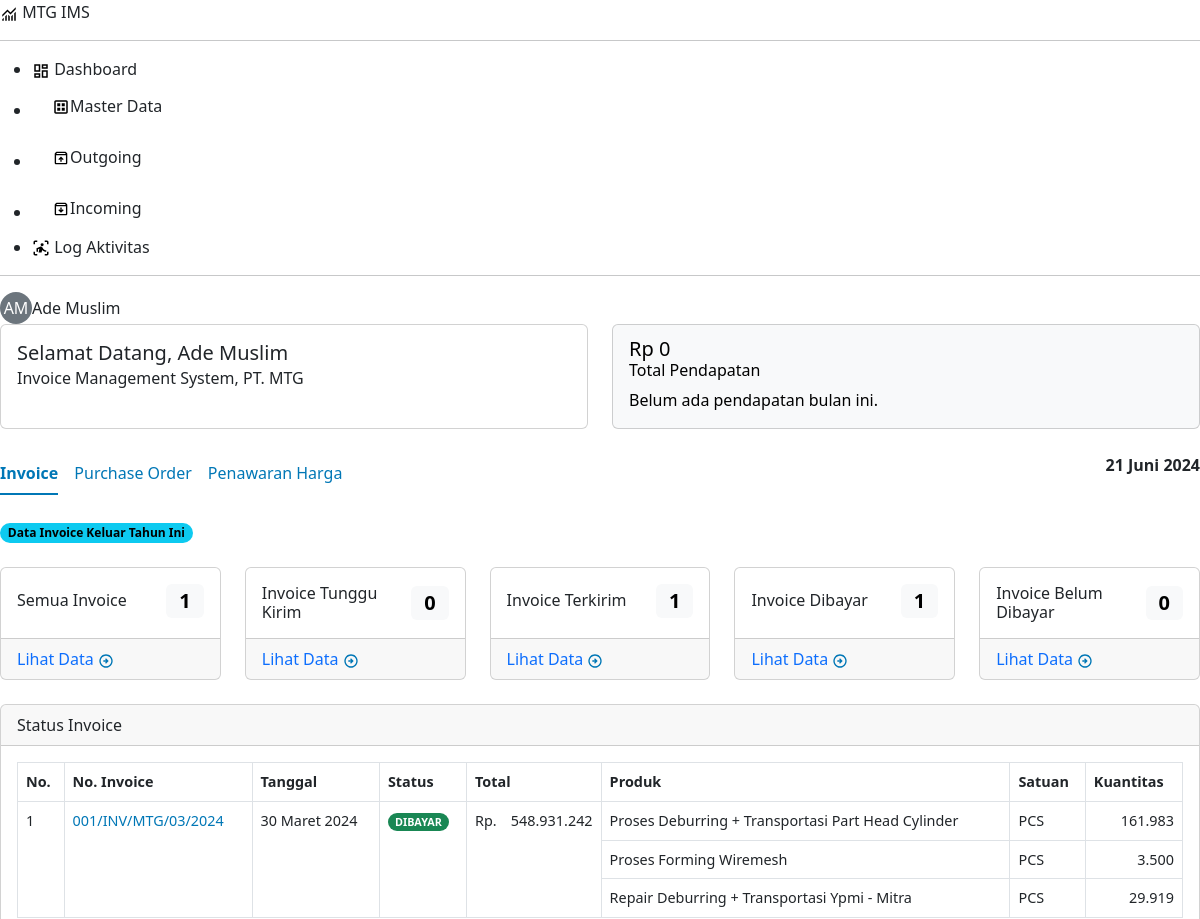
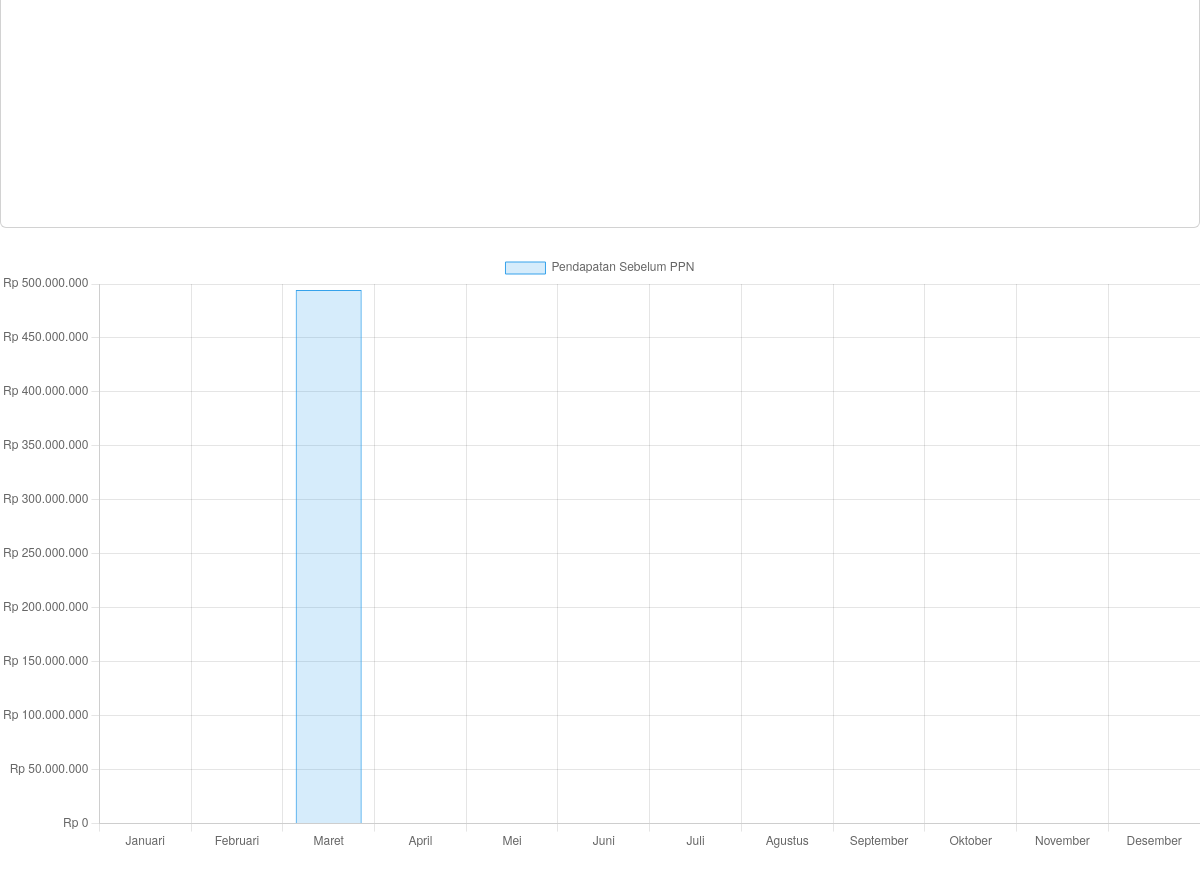
The page /pages/dashboard/index.php (signed in) on the database as committed earlier (2 pictures, top to bottom).
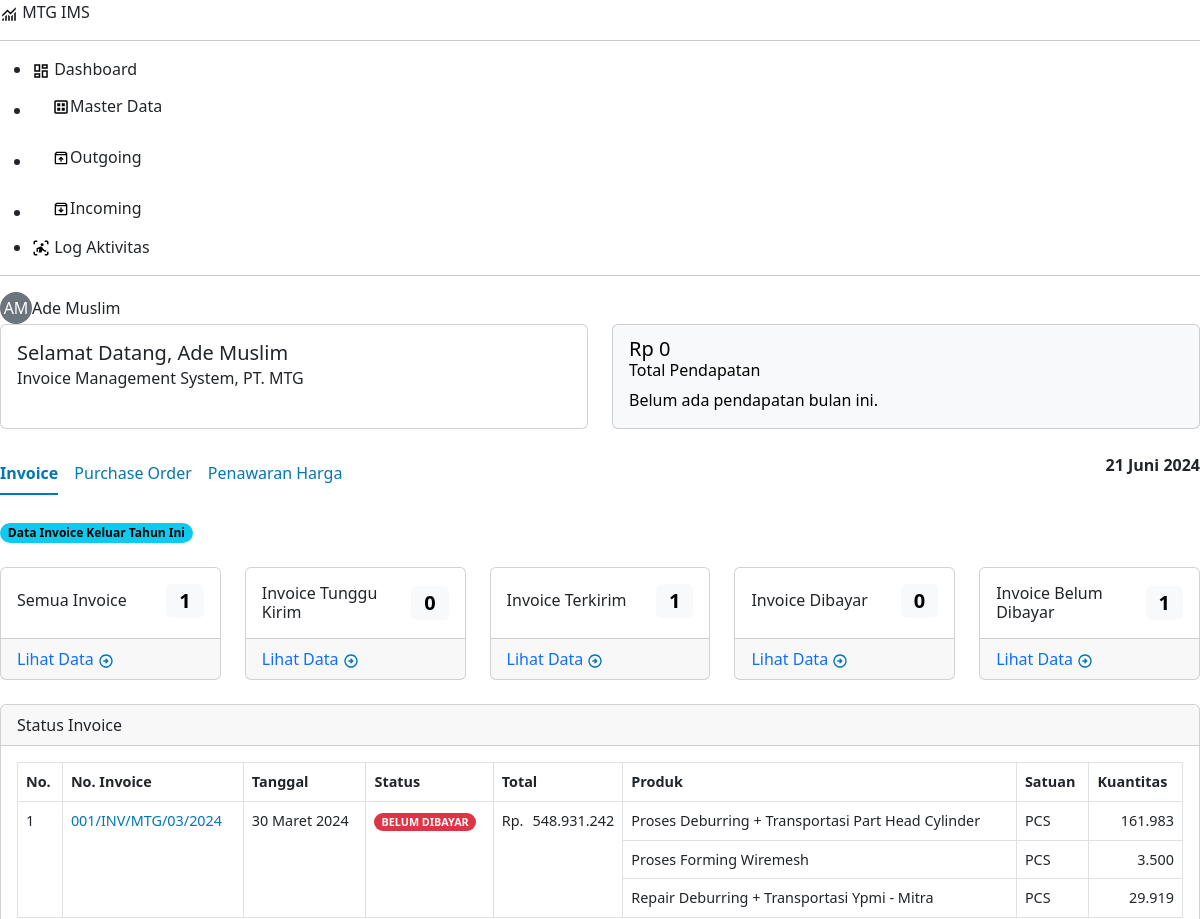
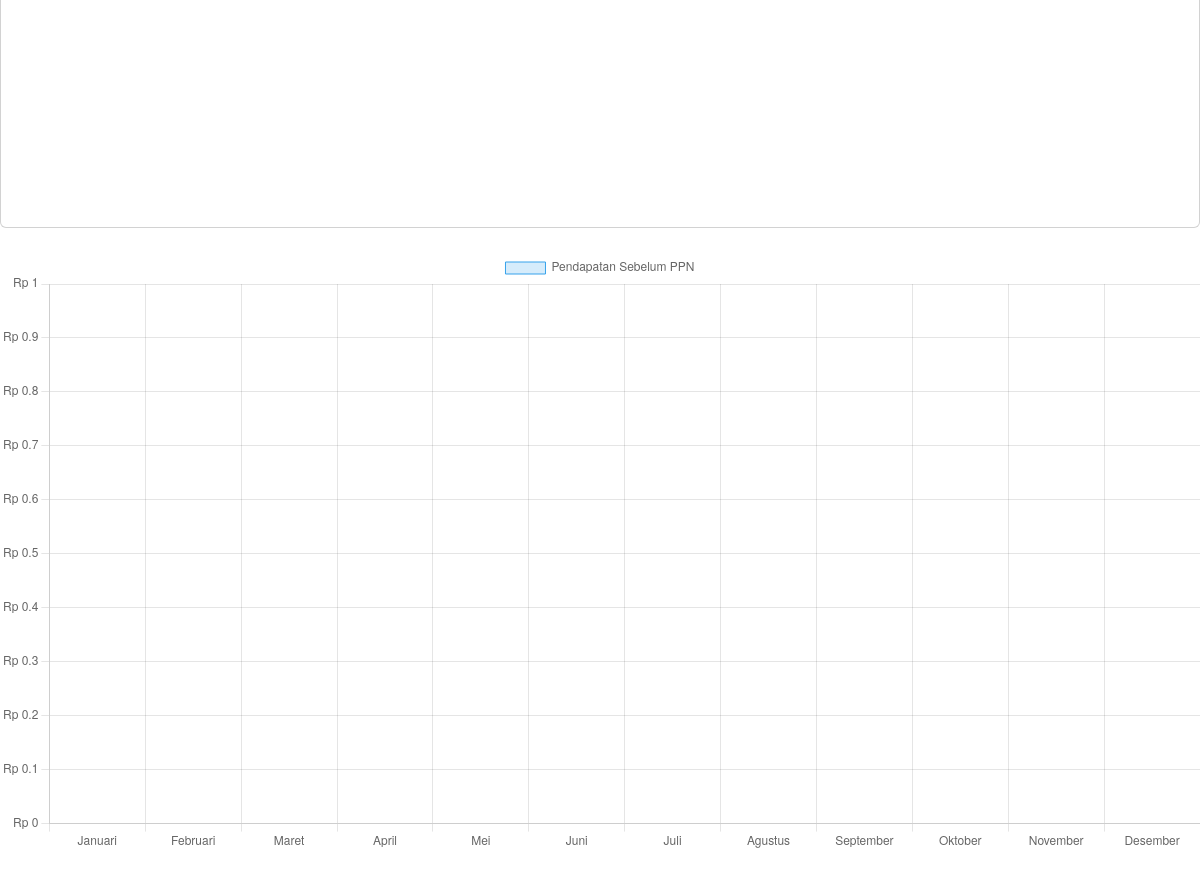
The same page on the database as committed later (2 pictures, top to bottom).
### tables this page shows
CREATE TABLE `detail_faktur` (
  `id_detail_faktur` varchar(36) NOT NULL,
  `id_faktur` varchar(36) NOT NULL,
  `no_pengiriman_barang` varchar(50) NOT NULL,
  `id_produk` varchar(36) NOT NULL,
  `jumlah` int NOT NULL,
  `harga_satuan` int NOT NULL,
  `id_pesanan` varchar(36) NOT NULL
);

CREATE TABLE `faktur` (
  `id_faktur` varchar(36) NOT NULL,
  `id_pengirim` varchar(36) NOT NULL,
  `no_faktur` varchar(50) NOT NULL,
  `tanggal` datetime NOT NULL,
  `total` int NOT NULL,
  `catatan` text,
  `id_penerima` varchar(36) NOT NULL,
  `diskon` int DEFAULT NULL,
  `id_ppn` varchar(36) DEFAULT NULL,
  `logo` varchar(100) DEFAULT NULL,
  `signature_info` longtext,
  `kategori` enum('keluar','masuk') NOT NULL,
  `status` enum('tunggu kirim','belum dibayar','dibayar') NOT NULL,
  `status_hapus` tinyint(1) NOT NULL DEFAULT '0'
);

CREATE TABLE `produk` (
  `id_produk` varchar(36) NOT NULL,
  `no_produk` varchar(50) NOT NULL,
  `nama_produk` varchar(100) NOT NULL,
  `satuan` varchar(25) NOT NULL,
  `harga` int UNSIGNED NOT NULL,
  `status` enum('draft','pending','ditolak','disetujui') NOT NULL DEFAULT 'draft',
  `keterangan` varchar(255) DEFAULT NULL,
  `status_hapus` tinyint(1) NOT NULL DEFAULT '0'
);

### pages/dashboard/invoiceInfo.php (called while the page is built)
<?php
$conditionsInv = "kategori = 'keluar' AND YEAR(tanggal) = ? AND status_hapus = 0";
$bind_paramsInv = array(
    array('type' => 'i', 'value' => $current_year)
);
$data_inv = selectData('faktur', $conditionsInv, "", "", $bind_paramsInv);
$total_inv_outgoing_curent_year = count($data_inv);
$conditionsInv = "kategori = 'keluar' AND YEAR(tanggal) = ? AND status = 'tunggu kirim' AND status_hapus = 0";
$bind_paramsInv = array(
    array('type' => 'i', 'value' => $current_year)
);
$data_inv = selectData('faktur', $conditionsInv, "", "", $bind_paramsInv);
$total_waiting_inv_outgoing_curent_year = count($data_inv);
$conditionsInv = "kategori = 'keluar' AND YEAR(tanggal) = ? AND status = 'dibayar'";
$bind_paramsInv = array(
    array('type' => 'i', 'value' => $current_year)
);
$data_inv = selectData('faktur', $conditionsInv, "tanggal DESC", "", $bind_paramsInv);
$total_paid_inv_outgoing_curent_year = count($data_inv);
$conditionsInv = "kategori = 'keluar' AND YEAR(tanggal) = ? AND status = 'belum dibayar' AND status_hapus = 0";
$bind_paramsInv = array(
    array('type' => 'i', 'value' => $current_year)
);
$data_inv = selectData('faktur', $conditionsInv, "tanggal DESC", "", $bind_paramsInv);
$total_unpaid_inv_outgoing_curent_year = count($data_inv);
$conditionsInv = "kategori = 'keluar' AND YEAR(tanggal) = ? AND status IN ('dibayar', 'belum dibayar') AND status_hapus = 0";
$bind_paramsInv = array(
    array('type' => 'i', 'value' => $current_year)
);
$data_inv = selectData('faktur', $conditionsInv, "tanggal DESC", "", $bind_paramsInv);
$total_sending_inv_outgoing_curent_year = count($data_inv);
$monthly_revenue = array_fill(0, 12, 0);
for ($month = 1; $month <= 12; $month++) {
    $conditionsFaktur = "kategori = 'keluar' AND MONTH(tanggal) = ? AND YEAR(tanggal) = ? AND status = 'dibayar' AND status_hapus = 0";
    $bind_paramsFaktur = array(
        array('type' => 'i', 'value' => $month),
        array('type' => 'i', 'value' => $current_year)
    );
    $data_faktur = selectData('faktur', $conditionsFaktur, "", "", $bind_paramsFaktur);
    $subtotalPerMonth = 0;
    foreach ($data_faktur as $faktur) {
        $id_faktur = $faktur['id_faktur'];
        $conditionsDetailFaktur = "id_faktur = ?";
        $bind_paramsDetailFaktur = array(
            array('type' => 'i', 'value' => $id_faktur)
        );
        $data_faktur_detail = selectData('detail_faktur', $conditionsDetailFaktur, "", "", $bind_paramsDetailFaktur);
        foreach ($data_faktur_detail as $detail) {
            $subtotalPerMonth += ($detail['jumlah'] * $detail['harga_satuan']);
        }
    }
    $monthly_revenue[$month - 1] = $subtotalPerMonth;
}
$formatted_monthly_revenue = array_map('formatRp', $monthly_revenue);
$invoice_info = [
  'total_inv_outgoing_curent_year' => $total_inv_outgoing_curent_year,
  'total_waiting_inv_outgoing_curent_year' => $total_waiting_inv_outgoing_curent_year,
  'total_paid_inv_outgoing_curent_year' => $total_paid_inv_outgoing_curent_year,
  'total_unpaid_inv_outgoing_curent_year' => $total_unpaid_inv_outgoing_curent_year,
  'total_sending_inv_outgoing_curent_year' => $total_sending_inv_outgoing_curent_year,
  'monthly_revenue' => $monthly_revenue,
  'formatted_monthly_revenue' => $formatted_monthly_revenue,
];

### pages/dashboard/index.php (the view, shortened to what the changed rows need)
<?php
require_once '../../includes/header.php';
$current_year = date('Y');
include 'invoiceInfo.php';
?>
<div class="tab-content" id="nav-tabContent">
  <div class="tab-pane fade show active" id="nav-invoice" role="tabpanel" aria-labelledby="nav-invoice-tab"
    tabindex="0">
    <div class="row mb-4">
      <div class="col">
        <div class="card d-flex flex-column h-100">
          <div class="card-body">
            <h6 class="card-title mb-0 d-flex justify-content-between align-items-center">
              Invoice Dibayar
              <span class="badge text-bg-light fs-5">
                <?= $invoice_info['total_paid_inv_outgoing_curent_year'] ?>
              </span>
            </h6>
          </div>
        </div>
      </div>
      <div class="col">
        <div class="card d-flex flex-column h-100">
          <div class="card-body">
            <h6 class="card-title mb-0 d-flex justify-content-between align-items-center">
              Invoice Belum Dibayar
              <span class="badge text-bg-light fs-5">
                <?= $invoice_info['total_unpaid_inv_outgoing_curent_year'] ?>
              </span>
            </h6>
          </div>
        </div>
      </div>
    </div>
    <div class="row mb-4 mb-4">
      <div class="col">
        <div class="card card-sticky p-0">
          <div class="card-body" style="height:400px; overflow-y:auto; font-size:.9rem;">
            <table class="table table-bordered">
              <thead class="thead-sticky fw-bolder">
                <tr>
                  <th>No.</th>
                  <th>No. Invoice</th>
                  <th>Tanggal</th>
                  <th>Status</th>
                  <th>Total</th>
                  <th>Produk</th>
                  <th>Satuan</th>
                  <th>Kuantitas</th>
                </tr>
              </thead>
              <tbody class="zebra-tbody">
                <?php if (empty($data_inv)) : ?>
                <tr>
                  <td colspan="8">Tidak ada data Invoice</td>
                </tr>
                <?php else : $no = 1; foreach ($data_inv as $inv) : ?>
                <?php
                  $id_faktur = $inv['id_faktur'];
                  $mainDetailTable = 'detail_faktur';
                  $joinDetailTables = [
                      ['faktur', 'detail_faktur.id_faktur = faktur.id_faktur'],
                      ['produk', 'detail_faktur.id_produk = produk.id_produk']
                  ];
                  $columns = 'detail_faktur.*, produk.*';
                  $conditions = "detail_faktur.id_faktur = '$id_faktur'";
                  $data_detail_inv = selectDataJoin($mainDetailTable, $joinDetailTables, $columns, $conditions);
                ?>
                <?php if (!empty($data_detail_inv)): ?>
                <?php foreach ($data_detail_inv as $index => $detail): ?>
                <tr>
                  <?php if ($index == 0): ?>
                  <td class="text-start" rowspan="<?= count($data_detail_inv); ?>"><?= $no; ?></td>
                  <td class="text-primary" rowspan="<?= count($data_detail_inv); ?>">
                    <?= strtoupper($inv['no_faktur']); ?></td>
                  <td rowspan="<?= count($data_detail_inv); ?>"><?= dateID($inv['tanggal']); ?></td>
                  <td rowspan="<?= count($data_detail_inv); ?>">
                    <?php
                      $status_class = '';
                      if ($inv['status'] == 'draft') {
                          $status_class = 'text-bg-warning';
                      } elseif ($inv['status'] == 'belum dibayar') {
                          $status_class = 'text-bg-danger';
                      } elseif ($inv['status'] == 'dibayar') {
                          $status_class = 'text-bg-success';
                      }
                      ?>
                    <span class="badge rounded-pill <?= $status_class ?>"><?= strtoupper($inv['status']) ?></span>
                  </td>
                  <td rowspan="<?= count($data_detail_inv); ?>"><?= formatRupiah($inv['total']); ?></td>
                  <?php endif; ?>
                  <td><?= ucwords($detail['nama_produk']); ?></td>
                  <td><?= strtoupper($detail['satuan']); ?></td>
                  <td class="text-end"><?= number_format($detail['jumlah'], 0, ',', '.'); ?></td>
                </tr>
                <?php endforeach; ?>
                <?php endif; ?>
                <?php $no++; ?>
                <?php endforeach; ?>
                <?php endif; ?>
              </tbody>
            </table>
          </div>
        </div>
      </div>
    </div>
    <div class="row mb-4 mb-4">
      <div class="col">
        <canvas id="revenueChart" width="400" height="200"></canvas>
      </div>
    </div>
  </div>
</div>
<?php require '../../includes/footer.php'; ?>

### includes/function.php (shortened to what the changed rows need)
<?php
require_once 'config.php';
function dateID($date) {
    $bulanIndonesia = array(
        'Januari', 'Februari', 'Maret', 'April', 'Mei', 'Juni',
        'Juli', 'Agustus', 'September', 'Oktober', 'November', 'Desember'
    );
    $indexBulan = date('n', strtotime($date)) - 1;
    $dateFormatted = date('j', strtotime($date)) . ' ' . $bulanIndonesia[$indexBulan] . ' ' . date('Y', strtotime($date));
    return $dateFormatted;
}
function selectData($table, $conditions = "", $order_by = "", $limit = "", $bind_params = array()) {
    global $conn;
    $sql = "SELECT * FROM $table";
    if (!empty($conditions)) {
        $sql .= " WHERE $conditions";
    }
    if (!empty($order_by)) {
        $sql .= " ORDER BY $order_by";
    }
    $stmt = mysqli_prepare($conn, $sql);
    if (!empty($bind_params)) {
        $types = "";
        $bind_values = array();
        foreach ($bind_params as $param) {
            $types .= $param['type'];
            $bind_values[] = $param['value'];
        }
        mysqli_stmt_bind_param($stmt, $types, ...$bind_values);
    }
    mysqli_stmt_execute($stmt);
    $result = mysqli_stmt_get_result($stmt);
    $rows = mysqli_fetch_all($result, MYSQLI_ASSOC);
    return $rows;
}
function selectDataJoin($mainTable, $joinTables = [], $columns = '*', $conditions = "", $orderBy = "") {
  global $conn;
  $sql = "SELECT $columns FROM $mainTable";
  foreach ($joinTables as $joinTable) {
      $sql .= " JOIN $joinTable[0] ON $joinTable[1]";
  }
  if (!empty($conditions)) {
      $sql .= " WHERE $conditions";
  }
  $result = mysqli_query($conn, $sql);
  $rows = mysqli_fetch_all($result, MYSQLI_ASSOC);
  return $rows;
}
function formatRp($angka) {
    return 'Rp ' . number_format($angka, 0, ',', '.');
}
function formatRupiah($number) {
    return '<div class="d-flex justify-content-between"><span>Rp.</span><span>' . number_format($number, 0, ',', '.') . '</span></div>';
}

Rows that differ between the two databases and show on the page:
changed faktur: status "dibayar" → "belum dibayar" (drawn)
changed through a linked row, detail_faktur "Proses Deburring + Transportasi Part Head Cylinder": id_faktur.status "DIBAYAR" → "BELUM DIBAYAR"
Other text that changed with them:
$invoice_info['total_paid_inv_outgoing_curent_year']: "1" → "0"
$invoice_info['total_unpaid_inv_outgoing_curent_year']: "0" → "1"
chart data {{ implode(',', $invoice_info['monthly_revenue']) }}: 0,0,494532650,0,0,0,0,0,0,0,0,0 → 0,0,0,0,0,0,0,0,0,0,0,0
